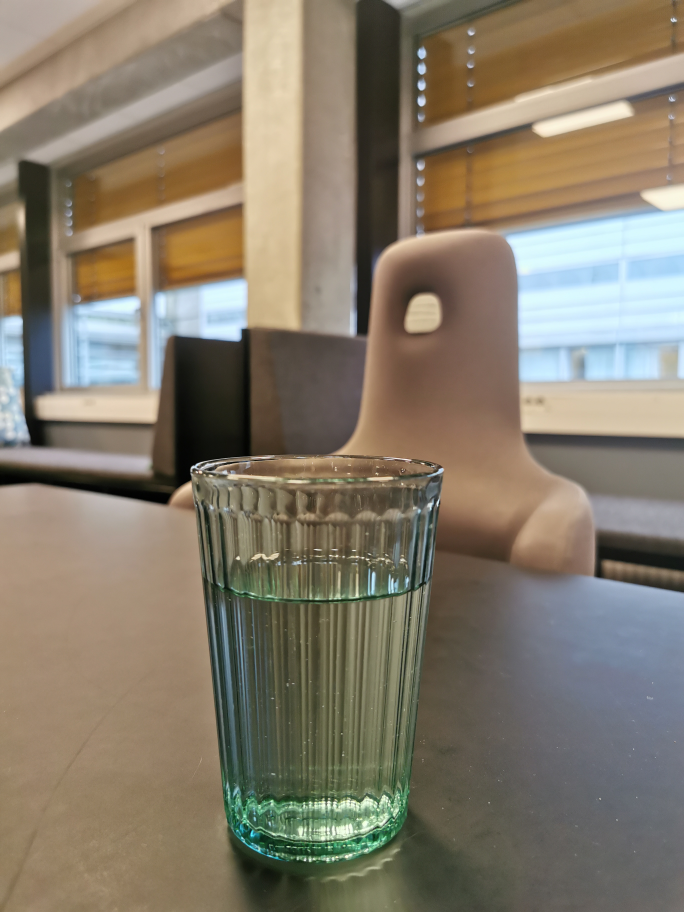
#> input picture Modeling/Images/Glass1.jpg, 2736 x 3648 px, found by its file name (shown at 1/4 size); its folder holds 4 pictures in this run
$ python testing2.py
#> lines starting #> are read from the running program, lines starting #| are printed output that depends on the picture
import os
import matplotlib.pyplot as plt
import cv2
from model_functions import *

image_dir = 'Modeling//Images/'
images = [f for f in os.listdir(image_dir) if f.endswith('.jpg')]


for image in images:
    image_path = image_dir + image
    the_image = cv2.imread(image_path)
#> the_image is the input picture: shape (3648, 2736, 3); mean B, G, R 107.1, 123.5, 133.2

    print(the_image.shape)
#| (3648, 2736, 3)
    resized_img = cv2.resize(the_image, (720, 960))
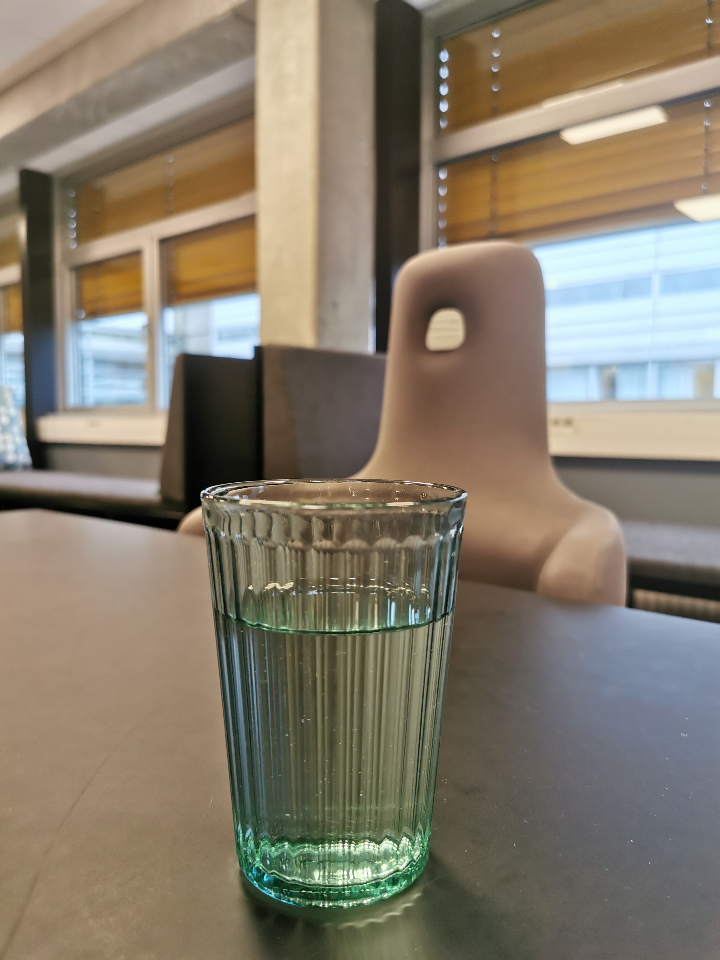
#> resized_img: shape (960, 720, 3); mean B, G, R 107, 123.4, 133.1
#> pass 2 of the loop `for image in images:`:
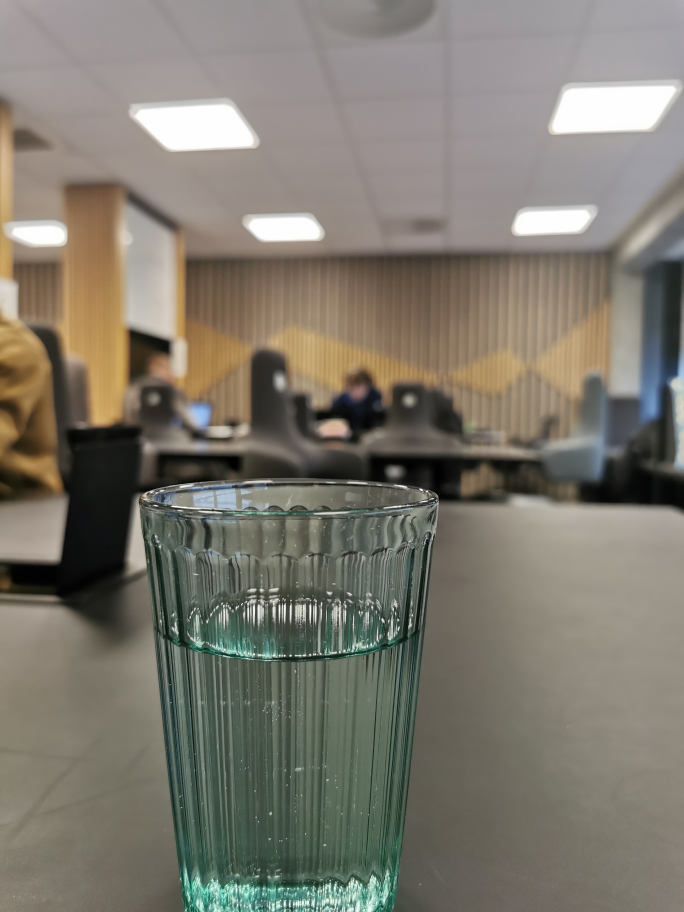
#> input picture Modeling/Images/Glass2.jpg, 2736 x 3648 px, found by its file name (shown at 1/4 size)
#> the_image is the input picture: shape (3648, 2736, 3); mean B, G, R 110.3, 121.4, 125.7
#| (3648, 2736, 3)
#> `resized_img = cv2.resize(the_image, (720, 960))`:
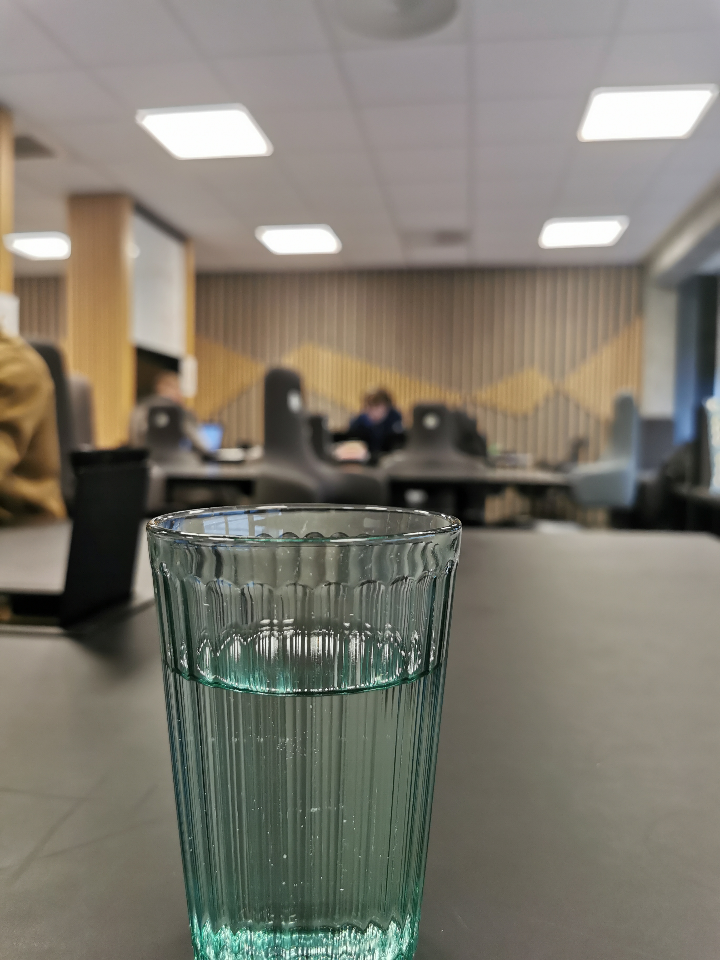
#> resized_img: shape (960, 720, 3); mean B, G, R 110.3, 121.3, 125.6
#> pass 3 of the loop `for image in images:`:
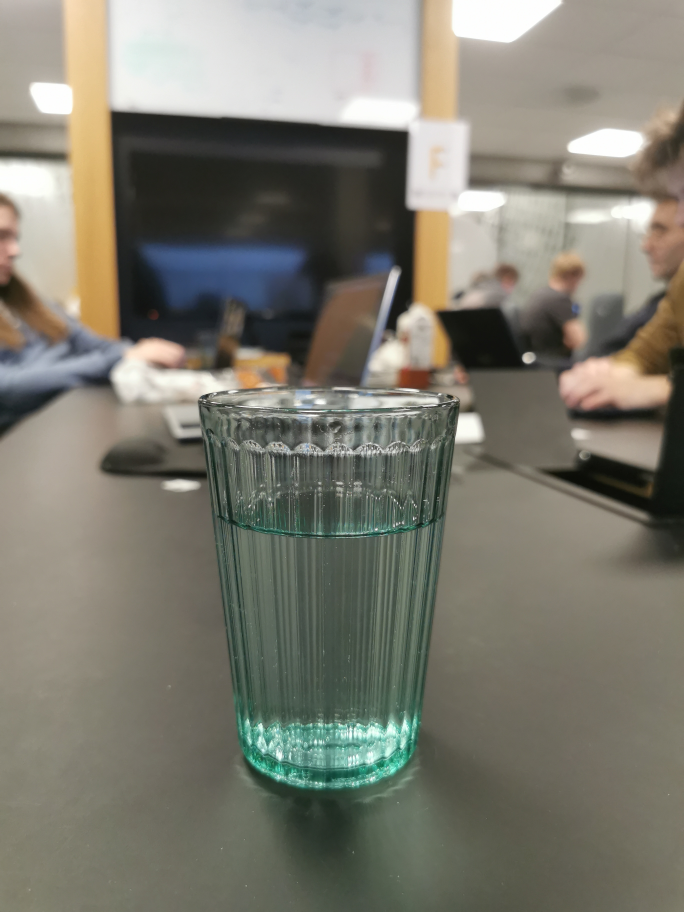
#> input picture Modeling/Images/Glass3.jpg, 2736 x 3648 px, found by its file name (shown at 1/4 size)
#> the_image is the input picture: shape (3648, 2736, 3); mean B, G, R 111.8, 123.5, 125.3
#| (3648, 2736, 3)
#> `resized_img = cv2.resize(the_image, (720, 960))`:
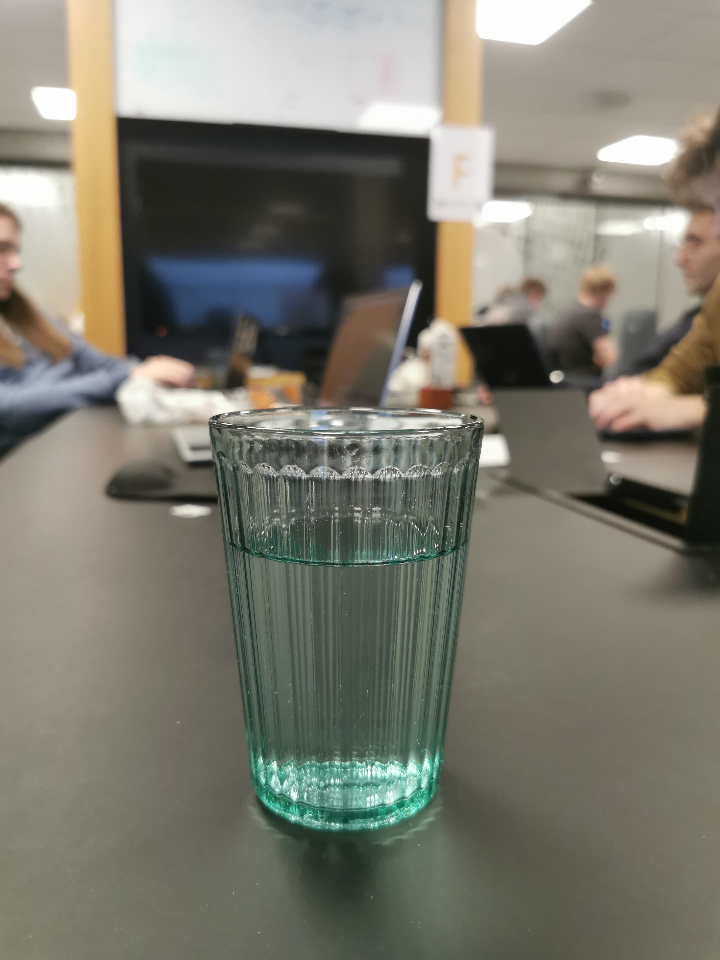
#> resized_img: shape (960, 720, 3); mean B, G, R 111.7, 123.4, 125.2
#> the loop made 4 passes; the first 3 are shown
